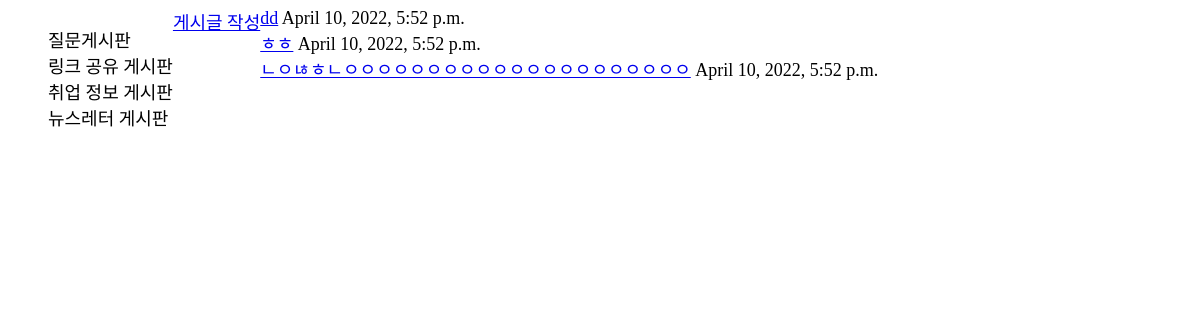
Before: / with the older database file.
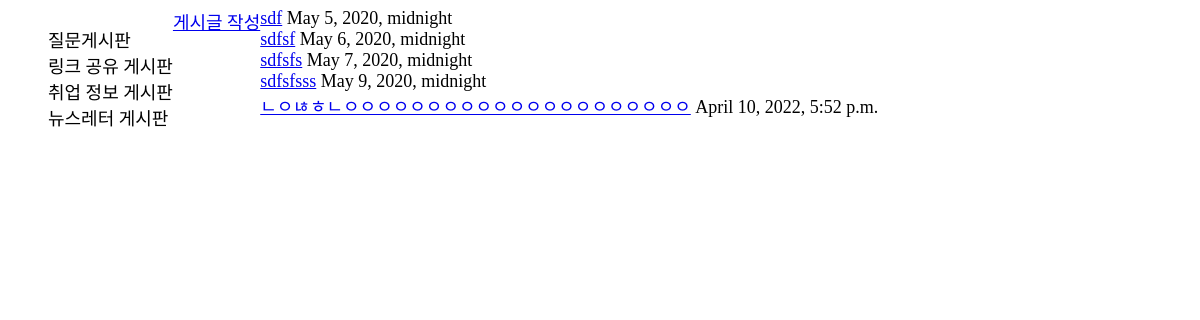
After: the same page with the newer database file.
### main/models.py (models this page shows, shortened)
class Post(models.Model):
    title = models.CharField(max_length=100)
    upload_time=models.DateTimeField(default=datetime.now())
    contents = models.TextField()

### main/views.py (the view)
# urls.py: path('', index, name="index"),
def index(request):
    posts = Post.objects.filter(upload_time__lte=timezone.now()).order_by('upload_time')
    return render(request, 'index.html', {'posts':posts})

### main/templates/index.html (shortened to what this page needs)
<!DOCTYPE html>
<html lang="en">
<head>
    {%load static%}
    <link rel = "stylesheet" href="{%static '/css/style.css'%}">
</head>
<body>
    <div class="main">
        <div class="nav">
            <ul>
                <li>질문게시판</li>
                <li>링크 공유 게시판</li>
                <li>취업 정보 게시판</li>
                <li>뉴스레터 게시판</li>
            </ul>
        </div>
        <div class="post_new">
            <a href="/create/">게시글 작성</a>
        </div>
        <div class="rank_postings">
            {%for post in posts %}
                <li><a href="{%url 'detail' pk=post.id %}">{{post.title}}</a>
                    <span>{{post.upload_time}}</span></li>
            {%endfor%}
        </div>
    </div>
</body>
</html>

### main/static/css/style.css (style rules this page uses)
* { font-family: 'Pretendard-Regular'; font-size: 18px; }
ul, li { list-style-type: none; }
.main { display: flex; }

Changed rows visible on the page:
removed Post: title "dd", upload_time "April 10, 2022, 5:52 p.m."
removed Post: title "ㅎㅎ", upload_time "April 10, 2022, 5:52 p.m."
added Post: title "sdf", upload_time "May 5, 2020, midnight"
added Post: title "sdfsf", upload_time "May 6, 2020, midnight"
added Post: title "sdfsfs", upload_time "May 7, 2020, midnight"
added Post: title "sdfsfsss", upload_time "May 9, 2020, midnight"
